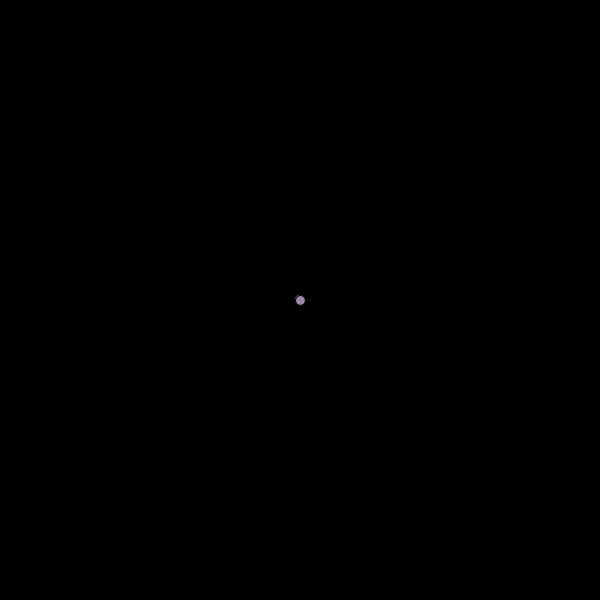
Frame 1 (no input)
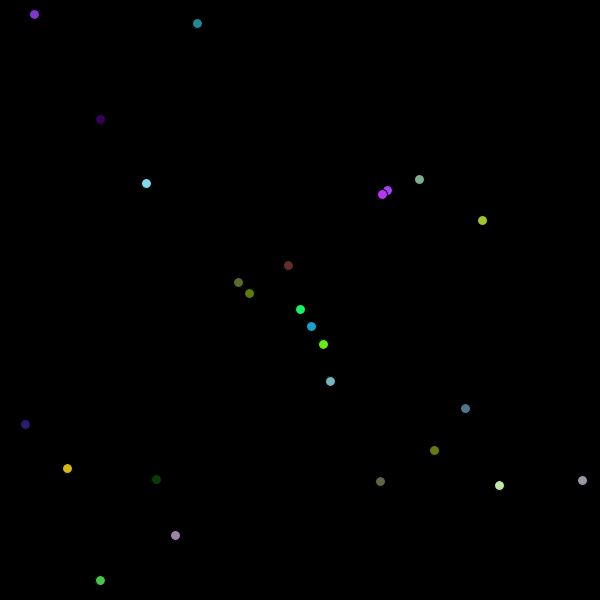
Frame 60 (the mouse pressed at the canvas centre just before this capture)
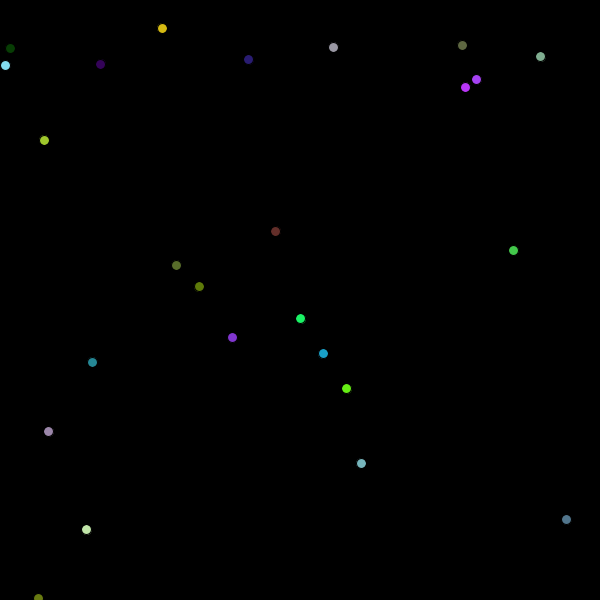
Frame 120 (the mouse held since frame 60 and released just before this capture)

The Processing sketch that drew these frames (run headless with seeded random() and noise(); from frame 60 on, the mouse is pressed at the canvas centre):

// Processing sketch: Chain_Reacts
// ── Chain_Reacts.pde
/* ChickenNuggets (Maggie Zhao, Bing Li, Kenny Li)
APCS2 pd1
Hw#53 - All That Bouncin'
2018-05-24 R */


//Create an array lists of 25 balls
Ball[] ballList = new Ball[25];

//Run once upon start of the program:
//   - background color is set to black
//   - size of the screen is set to 600 x 600
//   - instantiate the Ball object ballList
void setup() {
  background(0);
  size(600, 600);
  for (int x = 0; x < 25; x++) {
    ballList[x] = new Ball();
  }
}

// Runs continously after setup() is called 
// Resets background (which covers old circles)
// for every Ball in ballList, call the move method
void draw() {
  background(0);
  for (int x = 0; x < 25; x++) {
    ballList[x].move();
  }
}

// ── Ball.pde
/* ChickenNuggets (Maggie Zhao, Bing Li, Kenny Li)
APCS2 pd1
Hw#53 - All That Bouncin'
2018-05-24 R */

class Ball {
  
  //instance (global) variables 
  float speed, direction, x, y, xPos, yPos;
  color c;
  
  Ball() {
    c = color(random(256),random(256),random(256)); //set to random color
    speed = random(10);   //set to random speed
    direction = radians(random(360));  //set a random angle 
    //a ball must know where it's going AND how fast it's going --> velocity
    x = speed * cos(direction); //velocity in the x-direction
    y = speed * sin(direction); //velocity in the y-direction
    //the birth place of all our balls
    xPos = 300;  
    yPos = 300;  
  }
  
  //Fill each Ball with a random color
  //Give them their shape --> elipse
  //Every Ball has a constant velocity different from each other
  //Xpos and Ypos of the Ball are updated as it moves
  //If the Ball reaches the boundary, bounces off the boundary by changing its dirn
  void move() {
    fill(c);
    ellipse(xPos,yPos,10,10);
    xPos += x;
    yPos += y;
    if ((yPos <= 0) || (yPos >= 600)) {
      direction *= -1;
      x = speed * cos(direction);
      y = speed * sin(direction);
    }
    if ((xPos <= 0) || (xPos >= 600)) {
      direction = PI - direction;
      x = speed * cos(direction);
      y = speed * sin(direction);
    }
  }
  }
